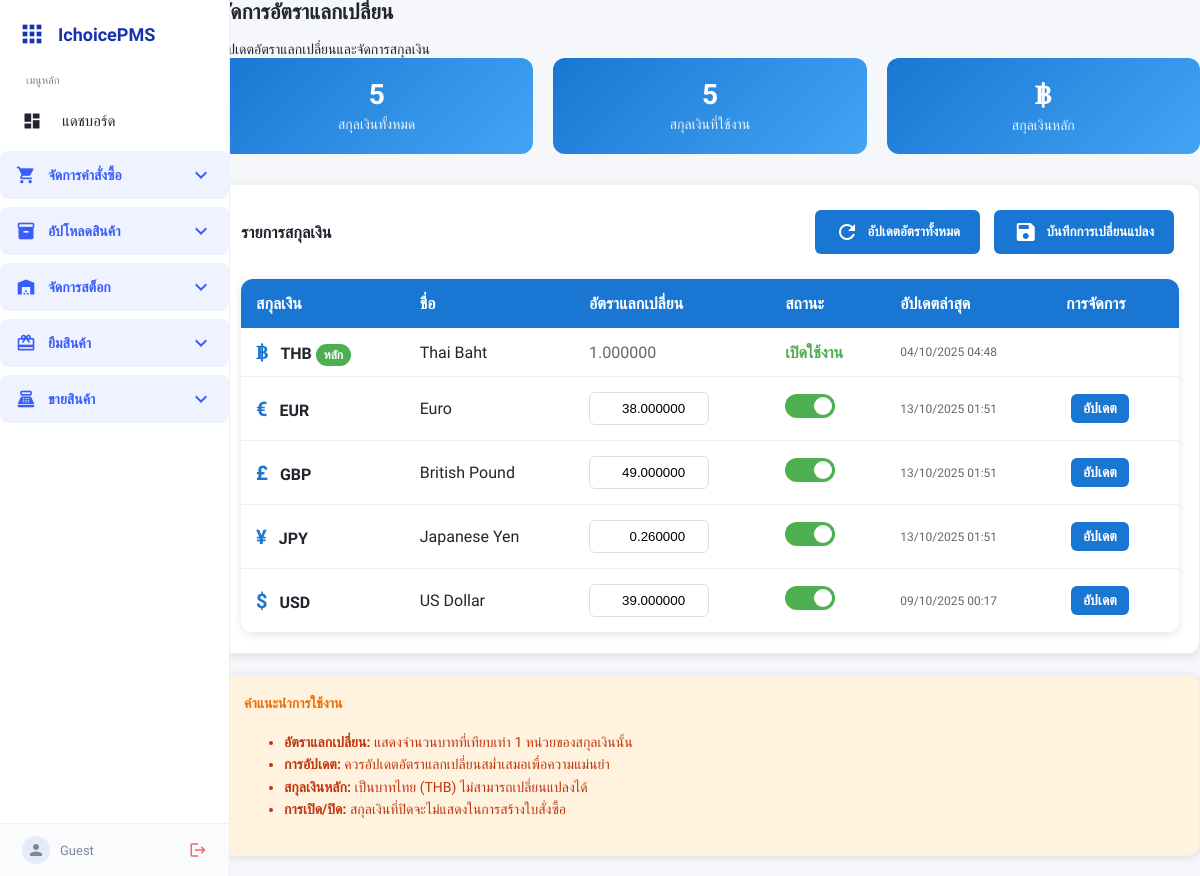
The page /settings/currency_management.php on the database as committed earlier.
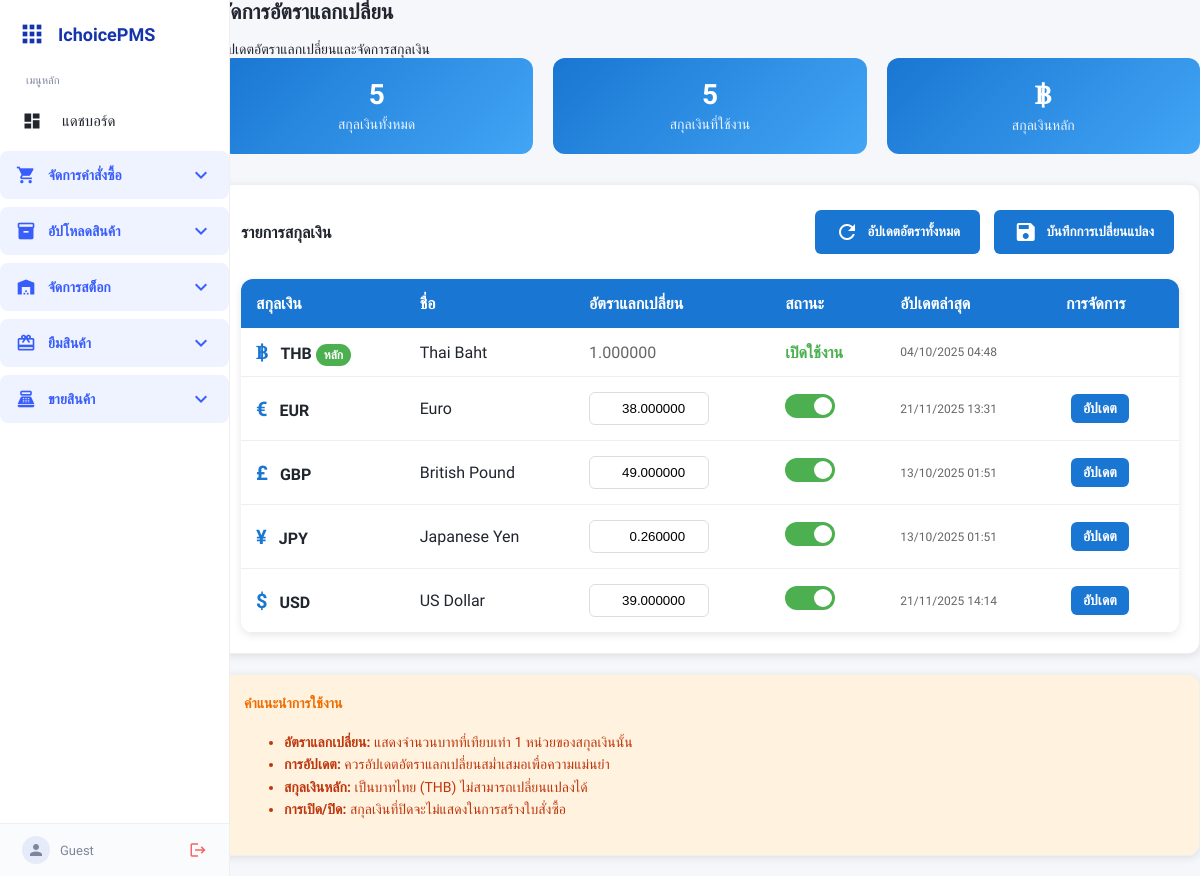
The same page on the database as committed later.
### tables this page shows
CREATE TABLE `currencies` (
  `currency_id` int(11) NOT NULL,
  `code` varchar(3) NOT NULL COMMENT 'รหัสสกุลเงิน เช่น THB, USD',
  `name` varchar(50) NOT NULL COMMENT 'ชื่อเต็มของสกุลเงิน',
  `symbol` varchar(5) NOT NULL COMMENT 'สัญลักษณ์ เช่น ฿, $',
  `exchange_rate` decimal(10,6) DEFAULT 1.000000 COMMENT 'อัตราแลกเปลี่ยนต่อบาท',
  `is_base` tinyint(1) DEFAULT 0 COMMENT 'เป็นสกุลเงินหลักหรือไม่',
  `is_active` tinyint(1) DEFAULT 1 COMMENT 'ใช้งานได้หรือไม่',
  `created_at` timestamp NOT NULL DEFAULT current_timestamp(),
  `updated_at` timestamp NOT NULL DEFAULT current_timestamp() ON UPDATE current_timestamp()
);

### settings/currency_management.php (the view, shortened to what the changed rows need)
<?php
include '../templates/sidebar.php';
include '../config/db_connect.php';
$stmt = $pdo->query("SELECT * FROM currencies ORDER BY is_base DESC, code ASC");
$currencies = $stmt->fetchAll(PDO::FETCH_ASSOC);
?>
<!DOCTYPE html>
<html lang="th">
<head>
<link rel="stylesheet" href="../assets/style.css">
</head>
<body>
<div class="mainwrap">
    <div class="container">
        <h2>จัดการอัตราแลกเปลี่ยน</h2>
        <div class="card">
            <table class="currency-table">
                <thead>
                    <tr>
                        <th>สกุลเงิน</th>
                        <th>ชื่อ</th>
                        <th>อัตราแลกเปลี่ยน</th>
                        <th>สถานะ</th>
                        <th>อัปเดตล่าสุด</th>
                        <th>การจัดการ</th>
                    </tr>
                </thead>
                <tbody>
                    <?php foreach($currencies as $currency): ?>
                    <tr data-currency-id="<?= $currency['currency_id'] ?>">
                        <td>
                            <span class="currency-symbol"><?= htmlspecialchars($currency['symbol']) ?></span>
                            <strong><?= htmlspecialchars($currency['code']) ?></strong>
                        </td>
                        <td><?= htmlspecialchars($currency['name']) ?></td>
                        <td>
                            <?php if($currency['is_base']): ?>
                                <span style="color: #666;">1.000000</span>
                            <?php else: ?>
                                <input type="number"
                                       class="rate-input"
                                       value="<?= number_format($currency['exchange_rate'], 6) ?>"
                                       step="0.000001"
                                       data-original="<?= $currency['exchange_rate'] ?>"
                                       onchange="markChanged(this)">
                            <?php endif; ?>
                        </td>
                        <td>
                            <?php if($currency['is_base']): ?>
                                <span style="color: #4caf50; font-weight: bold;">เปิดใช้งาน</span>
                            <?php else: ?>
                                <label class="status-toggle">
                                    <span class="slider"></span>
                                </label>
                            <?php endif; ?>
                        </td>
                        <td class="last-updated">
                            <?= date('d/m/Y H:i', strtotime($currency['updated_at'])) ?>
                        </td>
                        <td>
                            <?php if(!$currency['is_base']): ?>
                                <button class="update-btn" style="padding: 6px 12px; font-size: 14px;"
                                        onclick="updateSingleRate(<?= $currency['currency_id'] ?>, '<?= $currency['code'] ?>')">
                                    อัปเดต
                                </button>
                            <?php endif; ?>
                        </td>
                    </tr>
                    <?php endforeach; ?>
                </tbody>
            </table>
        </div>
    </div>
</div>
</body>
</html>

Rows that differ between the two databases and show on the page:
changed currencies "EUR": updated_at "13/10/2025 01:51" → "21/11/2025 13:31"
changed currencies "USD": updated_at "09/10/2025 00:17" → "21/11/2025 14:14"
